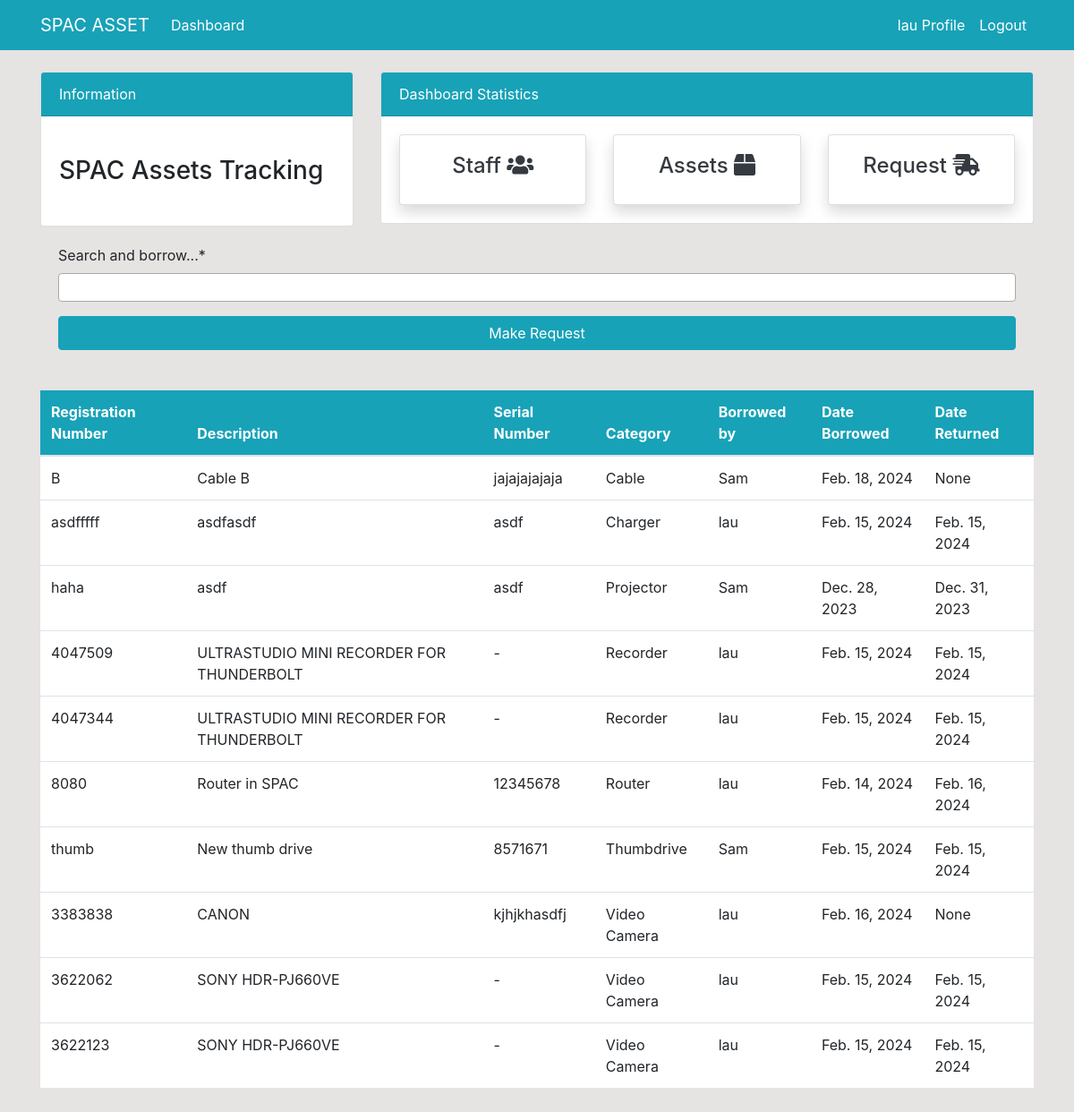
The page /dashboard/assets/borrow/ (signed in) on the database as committed earlier.
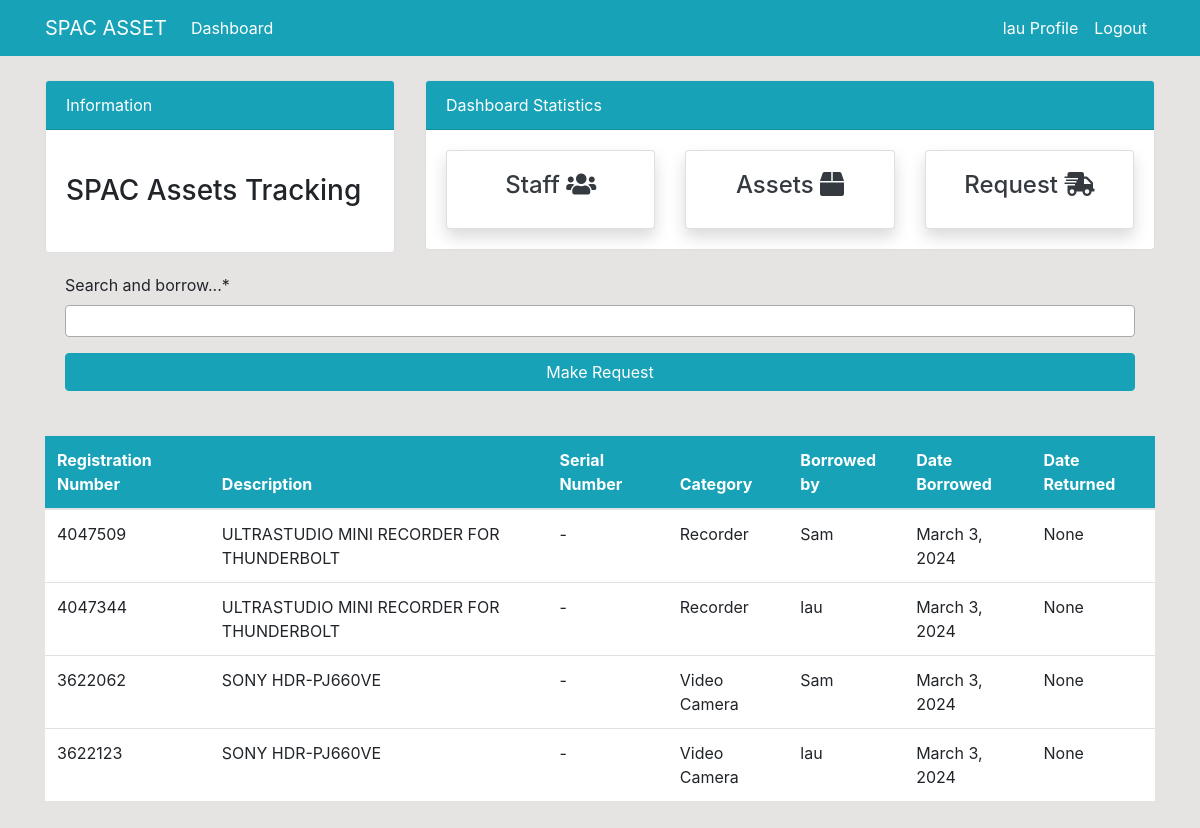
The same page on the database as committed later.
### dashboard/models.py (models this page shows, shortened)
class Assets(models.Model):
    name = models.CharField(max_length = 100, null = True, verbose_name="Registration Number")
    category = models.CharField(max_length = 100, choices=CATEGORY, null = True)
    description = models.CharField(max_length=200, null = True)
    serial_number = models.CharField(max_length = 100, null = True)
    note = models.CharField(max_length=200, null = True)
    is_available = models.BooleanField(default=True)
    date_added = models.DateField()
    class Meta:
        verbose_name_plural = 'Store'
    def __str__(self):
        return f'{self.category}-{self.name}'

class BorrowTransaction(models.Model):
    asset = models.ForeignKey(Assets, on_delete=models.CASCADE)
    staff_member = models.ForeignKey(User, on_delete=models.CASCADE)
    date_borrowed = models.DateField(auto_now=True)
    date_returned = models.DateField(null=True, blank = True)

### dashboard/views.py (the view)
# urls.py: path('assets/borrow/', views.assets_borrow, name = 'dashboard-assets-borrow'),
@login_required(login_url='user-login')
def assets_borrow(request):
    if request.method=='POST':
        form = BorrowForm(request.POST)
        if form.is_valid():
            selected_assets = form.cleaned_data['asset']
            for a in selected_assets:
                registration_number = a.name
                item = Assets.objects.get(name=registration_number, is_available=True)
                BorrowTransaction.objects.create(asset=item, staff_member=request.user)
                item.is_available = False
                item.save()
            return redirect('dashboard-index')
        else:  # Add this 'else' block to display the form's error messages
            context = {
                'form': form,
                'all_assets': {}
            }
            return render(request, 'dashboard/assets_borrow.html', context)
    else:
        form = BorrowForm()
    all_assets = {}
    for transaction in BorrowTransaction.objects.all().order_by('asset__category', 'date_returned'):
        asset_name = transaction.asset.name
        if asset_name not in all_assets:
            all_assets[asset_name] = []
        all_assets[asset_name].append(transaction)
        all_assets[asset_name] = all_assets[asset_name][:1]
    context = {
        'form': form,
        'all_assets': all_assets.values()
    }
    return render(request, 'dashboard/assets_borrow.html', context)

### dashboard/forms.py (shortened to what this page needs)
class BorrowForm(forms.ModelForm):
    class Meta:
        model = Assets
        fields = ['asset']
    asset = forms.ModelMultipleChoiceField(queryset=Assets.objects.all().order_by('name'), widget=forms.SelectMultiple(attrs={'placeholder': 'Select'}), label = 'Search and borrow...')
    def __init__(self, *args, **kwargs):
        super().__init__(*args, **kwargs)

### templates/dashboard/assets_borrow.html (shortened to what this page needs)
{% extends 'partials/base.html' %}
{% load crispy_forms_tags %}
{% block content %}
{% include 'partials/topside.html' %}
<div class="card-body">
    <form method="POST">
        {{ form|crispy }}
        <input class="btn btn-info btn-block" type="submit" value="Make Request">
    </form>
</div>
<div class="row my-4">
    <div class="col-md-12">
        <table class="table bg-white">
            <thead class="bg-info text-white">
                <tr>
                    <th scope="col">Registration Number</th>
                    <th scope="col">Description</th>
                    <th scope="col">Serial Number</th>
                    <th scope="col">Category</th>
                    <th scope="col">Borrowed by</th>
                    <th scope="col">Date Borrowed</th>
                    <th scope="col">Date Returned</th>
                </tr>
            </thead>
            <tbody>
                {% for all_assets in all_assets %}
                    {% for abc in all_assets %}
                    <tr>
                        <td>{{ abc.asset.name }}</td>
                        <td>{{ abc.asset.description }}</td>
                        <td>{{ abc.asset.serial_number }}</td>
                        <td>{{ abc.asset.category }}</td>
                        <td>{{ abc.staff_member }}</td>
                        <td>{{ abc.date_borrowed }}</td>
                        <td>{{ abc.date_returned }}</td>
                    </tr>
                    {% endfor %}
                {% endfor %}
            </tbody>
        </table>
    </div>
</div>
{% endblock content %}

Rows that differ between the two databases and show on the page:
removed BorrowTransaction: asset.name "B", asset.description "Cable B", asset.serial_number "jajajajajaja", asset.category "Cable", staff_member "Sam", date_borrowed "Feb. 18, 2024", date_returned "None"
removed BorrowTransaction: asset.name "asdfffff", asset.description "asdfasdf", asset.serial_number "asdf", asset.category "Charger", staff_member "lau", date_borrowed "Feb. 15, 2024", date_returned "Feb. 15, 2024"
removed BorrowTransaction: asset.name "haha", asset.description "asdf", asset.serial_number "asdf", asset.category "Projector", staff_member "Sam", date_borrowed "Dec. 28, 2023", date_returned "Dec. 31, 2023"
removed BorrowTransaction: asset.name "4047509", asset.description "ULTRASTUDIO MINI RECORDER FOR THUNDERBOLT", asset.serial_number "-", asset.category "Recorder", staff_member "lau", date_borrowed "Feb. 15, 2024", date_returned "Feb. 15, 2024"
removed BorrowTransaction: asset.name "4047344", asset.description "ULTRASTUDIO MINI RECORDER FOR THUNDERBOLT", asset.serial_number "-", asset.category "Recorder", staff_member "lau", date_borrowed "Feb. 15, 2024", date_returned "Feb. 15, 2024"
removed BorrowTransaction: asset.name "8080", asset.description "Router in SPAC", asset.serial_number "12345678", asset.category "Router", staff_member "lau", date_borrowed "Feb. 14, 2024", date_returned "Feb. 16, 2024"
removed BorrowTransaction: asset.name "thumb", asset.description "New thumb drive", asset.serial_number "8571671", asset.category "Thumbdrive", staff_member "Sam", date_borrowed "Feb. 15, 2024", date_returned "Feb. 15, 2024"
removed BorrowTransaction: asset.name "3383838", asset.description "CANON", asset.serial_number "kjhjkhasdfj", asset.category "Video Camera", staff_member "lau", date_borrowed "Feb. 16, 2024", date_returned "None"
removed BorrowTransaction: asset.name "3622062", asset.description "SONY HDR-PJ660VE", asset.serial_number "-", asset.category "Video Camera", staff_member "lau", date_borrowed "Feb. 15, 2024", date_returned "Feb. 15, 2024"
removed BorrowTransaction: asset.name "3622123", asset.description "SONY HDR-PJ660VE", asset.serial_number "-", asset.category "Video Camera", staff_member "lau", date_borrowed "Feb. 15, 2024", date_returned "Feb. 15, 2024"
added BorrowTransaction: asset.name "4047509", asset.description "ULTRASTUDIO MINI RECORDER FOR THUNDERBOLT", asset.serial_number "-", asset.category "Recorder", staff_member "Sam", date_borrowed "March 3, 2024", date_returned "None"
added BorrowTransaction: asset.name "4047344", asset.description "ULTRASTUDIO MINI RECORDER FOR THUNDERBOLT", asset.serial_number "-", asset.category "Recorder", staff_member "lau", date_borrowed "March 3, 2024", date_returned "None"
added BorrowTransaction: asset.name "3622062", asset.description "SONY HDR-PJ660VE", asset.serial_number "-", asset.category "Video Camera", staff_member "Sam", date_borrowed "March 3, 2024", date_returned "None"
added BorrowTransaction: asset.name "3622123", asset.description "SONY HDR-PJ660VE", asset.serial_number "-", asset.category "Video Camera", staff_member "lau", date_borrowed "March 3, 2024", date_returned "None"
